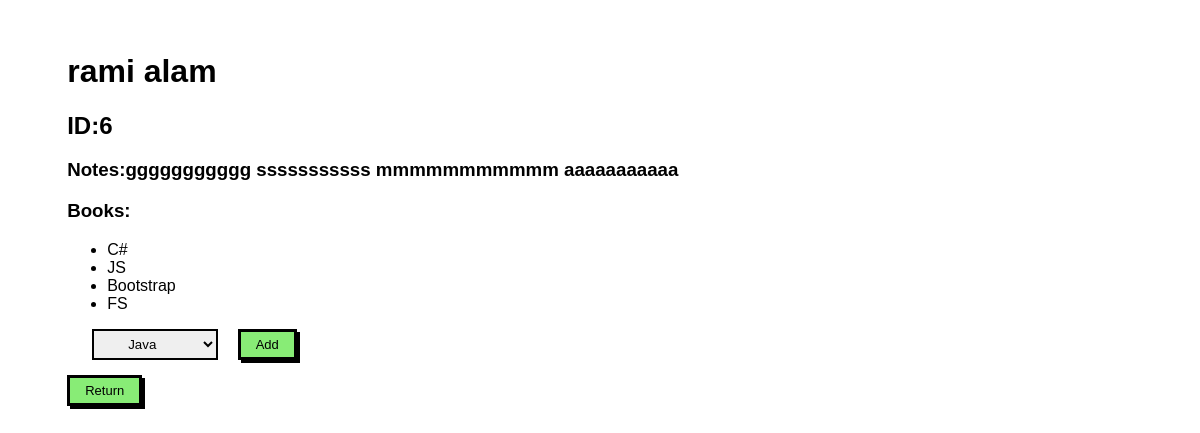
The page /author/6 on the database its author committed.
### books_authors_app/models.py (models this page shows, shortened)
class author(models.Model):
    first_name = models.CharField(max_length=45)
    last_name = models.CharField(max_length=45)
    notes = models.TextField()
    books = models.ManyToManyField(book,related_name="authors")
    created_at = models.DateTimeField(auto_now_add=True)
    updated_at = models.DateTimeField(auto_now=True)
    def show(id):
        return author.objects.get(id=int(id))

class book(models.Model):
    title = models.CharField(max_length=70)
    desc = models.TextField()
    created_at = models.DateTimeField(auto_now_add=True)
    updated_at = models.DateTimeField(auto_now=True)
    def show_all():
        return book.objects.all()

### books_authors_app/views.py (the view)
# urls.py: path('author/<int:id>', views.author_view),
def author_view(request,id):
    context={
        "oneauthor":author.show(id),
        "allbooks":book.show_all()
    }
    return render(request,"oneauthor.html",context)

### books_authors_app/templates/oneauthor.html (shortened to what this page needs)
<!DOCTYPE html>
<html lang="en">
<head>
    {%load static%}
    <link rel="stylesheet" href="{% static 'css/styling2.css' %}">
</head>
<body>
    <div class="container">
        <h1>{{oneauthor.first_name}} {{oneauthor.last_name}}</h1>
        <h2>ID:{{oneauthor.id}}</h2>
        <h3>Notes:{{oneauthor.notes}}</h3>
        <h3>Books:</h3>
        <ul>
            {%for book in oneauthor.books.all%}
            <li>{{book.title}}</li>
            {%endfor%}
        </ul>
        <form method="post" action="/bookadd">
            <select name="book1">
                {%for bookk in allbooks%}
                {%if bookk not in oneauthor.books.all%}
                <option value="{{bookk.id}}">{{bookk.title}}</option>
                {%endif%}
                {%endfor%}
            </select>
            <button type="submit" class="btn">Add</button>
        </form>
        <form action="/return1">
            <button type="submit" class="btn">Return</button>
        </form>
    </div>
</body>
</html>

### books_authors_app/static/css/styling2.css (style rules this page uses)
* { font-family: sans-serif; }
.container { padding-left: 5%; padding-top: 2%; }
.btn { font-size: small; color: black; background-color: rgb(136, 236, 118); padding: 5px 15px; border: 3px solid black; box-shadow: 3px 3px black; }
select { border: 2px solid black; padding: 5px 30px; margin-bottom: 15px; margin-right: 15px; margin-left: 25px; }

### rows shown on the page
author: first_name "rami", last_name "alam", id "6", notes "ggggggggggg sssssssssss mmmmmmmmmmm aaaaaaaaaaa"
book: title "C#"
book: title "JS"
book: title "Bootstrap"
book: title "FS"

### other values the page prints
form field book1 "Java"
